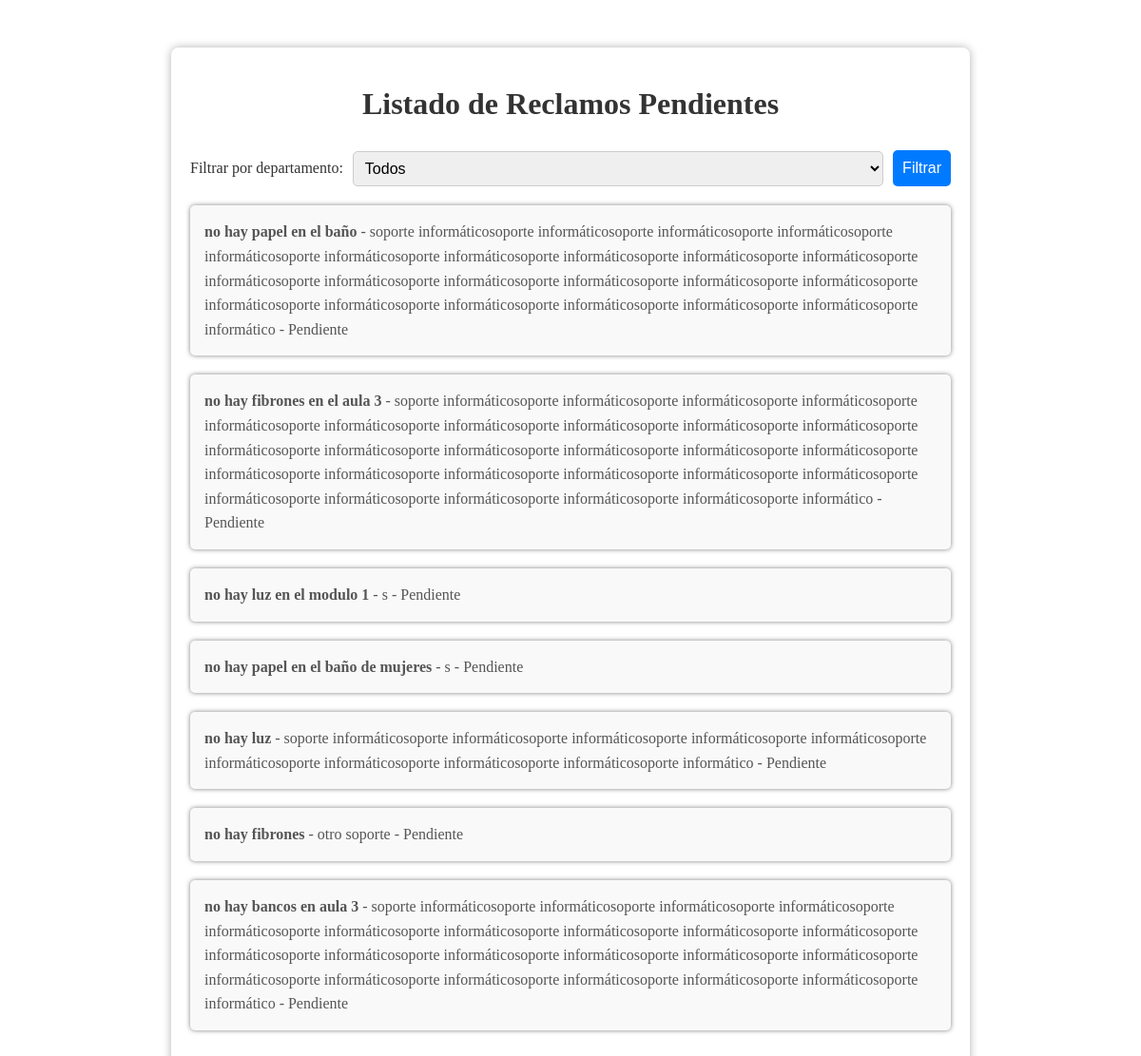
/listar_reclamos, run on an earlier commit of the app's database.
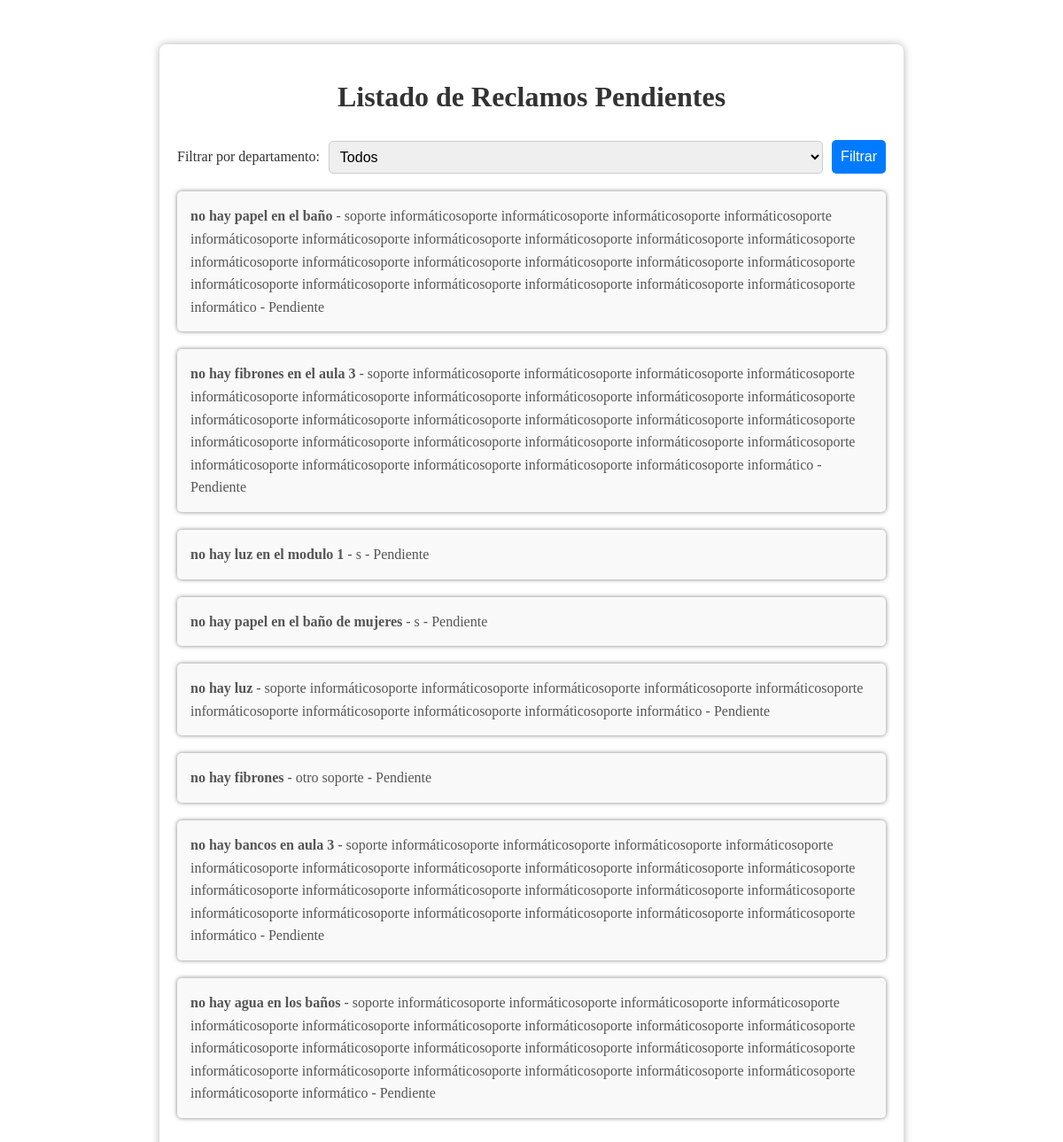
And on a later commit of the database.
### modules/reclamo.py (models this page shows, shortened)
class Reclamo(UserMixin, db.Model):
    __tablename__ = 'reclamo'
    id = Column(Integer(), primary_key=True)
    id_usuario_creador = Column(Integer(), nullable=False) #id del usuario que lo creo
    fecha_hora = Column(DateTime(), default=datetime.now())
    texto = Column(Text(), nullable=False)
    depto = Column(String(20), nullable=False) # derivar_reclamo cambia el dpto
    estado = Column(String(50), nullable=False, default="Pendiente")
    id_usuarios_adheridos = Column(String(1000), nullable=True)

### server.py (the view)
@app.route('/listar_reclamos', methods=['GET', 'POST'])
def listar_reclamos():
    reclamos = Reclamo.query.filter_by(estado="Pendiente").all()
    departamento_filtro = request.args.get('departamento')
    if departamento_filtro:
        reclamos = [r for r in reclamos if r.depto == departamento_filtro]
    return render_template('listar_reclamos.html', reclamos=reclamos, departamento_filtro=departamento_filtro)

### templates/listar_reclamos.html (shortened to what this page needs)
{% block content %}
   <div style="max-width: 800px; margin: 50px auto; background-color: #fff; padding: 20px; border-radius: 8px; box-shadow: 0 0 10px rgba(0, 0, 0, 0.3);">
       <h1 style="color: #333; text-align: center; margin-bottom: 30px;">Listado de Reclamos Pendientes</h1>
       <form method="GET" action="/listar_reclamos" style="margin-bottom: 20px;">
           <div style="display: flex; align-items: center; margin-bottom: 15px;">
               <label for="departamento" style="font-size: 16px; color: #333; margin-right: 10px;">Filtrar por departamento:</label>
               <select name="departamento" id="departamento" style="font-size: 16px; padding: 8px; border: 1px solid #ccc; border-radius: 5px; flex-grow: 1;">
                   <option value="" {% if not departamento_filtro %}selected{% endif %}>Todos</option>
               </select>
               <button type="submit" style="font-size: 16px; padding: 10px; background-color: #007bff; color: #fff; border: none; border-radius: 5px; cursor: pointer; margin-left: 10px;">Filtrar</button>
           </div>
       </form>
       <ul style="list-style: none; padding: 0; margin: 0;">
           {% for reclamo in reclamos %}
               <li style="margin-bottom: 20px; padding: 15px; background-color: #f9f9f9; border-radius: 5px; box-shadow: 0 0 5px rgba(0, 0, 0, 0.5);">
                   <div style="font-size: 16px; line-height: 1.6; color: #555;">
                       <strong>{{ reclamo.texto }}</strong> - {{ reclamo.depto }} - {{ reclamo.estado }}
                   </div>
               </li>
           {% endfor %}
       </ul>
   </div>
{% endblock %}

What changed in the data, as far as the page shows it:
added Reclamo: texto "no hay agua en los baños", depto "soporte informáticosoporte informáticosoporte informáticosoporte informáticosoporte informáticosoporte informáticosoporte informáticosoporte informáticosoporte informáticosoporte informáticosoporte informáticosoporte informáticosoporte informáticosoporte informáticosoporte informáticosoporte informáticosoporte informáticosoporte informáticosoporte informáticosoporte informáticosoporte informáticosoporte informáticosoporte informáticosoporte informático", estado "Pendiente"
